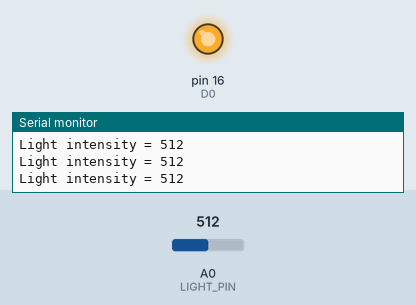
Simulated run of this sketch. Board: Arduino Uno, built with avr-gcc and run on an emulated ATmega328P. Parts: output pins drawn as LEDs (lit = HIGH), the last lines printed to the serial monitor. The test bench sets the inputs (shaded band); at power-on: A0 (LIGHT_PIN) = 512. Pins used as bus, display or sensor lines are not drawn.

Above: at 1.3 s.
1.4 s: A0 (LIGHT_PIN) set to 787
2.9 s: A0 (LIGHT_PIN) set to 812
At 3.8 s:
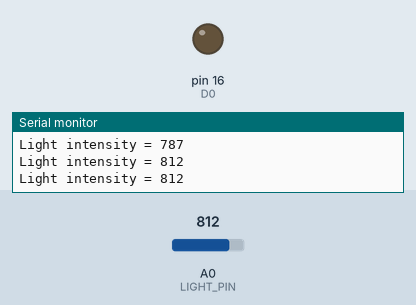
4.5 s: A0 (LIGHT_PIN) set to 710
6.0 s: A0 (LIGHT_PIN) set to 687
At 7.2 s:
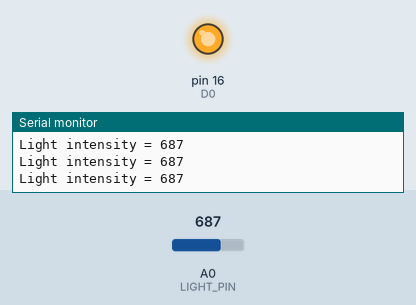
7.5 s: A0 (LIGHT_PIN) set to 810
At 8.6 s:
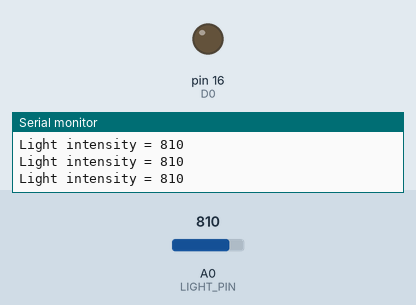
Timing chart, 0 to 10.0 s (numbered marks = the images above; inputs shaded):
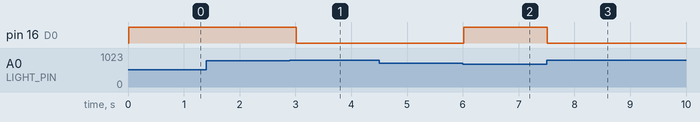

Measured:
- the behaviour switches between 800 and 801 on A0 (LIGHT_PIN) (found by bisection; images 0 and 1)
- the behaviour switches between 700 and 699 on A0 (LIGHT_PIN) (found by bisection; images 1 and 2)
- after the input at 2.9 s, pin 16 (D0): HIGH → LOW after 0.11 s
- after the input at 6.0 s, pin 16 (D0): LOW → HIGH at once
- after the input at 7.5 s, pin 16 (D0): HIGH → LOW at once

The sketch:

lab4_relay_usbLED.ino
```cpp
#define D0 16
#define D4 2
#define LIGHT_PIN A0
#define LED_PIN D0
#define RELAY1_PIN D4 //active low!!
#define RELAY_OFF HIGH
#define RELAY_ON LOW

int relay_state = RELAY_OFF;
int light_val;

void setup() {

  Serial.begin(115200);
  delay(10);
  pinMode(LED_PIN, OUTPUT); //LED output
  digitalWrite(LED_PIN, LOW); //LED off
  pinMode(LIGHT_PIN, INPUT); //light seneor
  pinMode(RELAY1_PIN, OUTPUT); // relay signal

}

void loop() {
  light_val = analogRead(LIGHT_PIN);
  Serial.print("Light intensity = ");
  Serial.println(light_val);

  if(light_val < 700) relay_state = RELAY_ON;
  else if(light_val > 800) relay_state = RELAY_OFF;

  digitalWrite(RELAY1_PIN, relay_state);
  digitalWrite(LED_PIN, !relay_state);
  delay(500);
}
```
